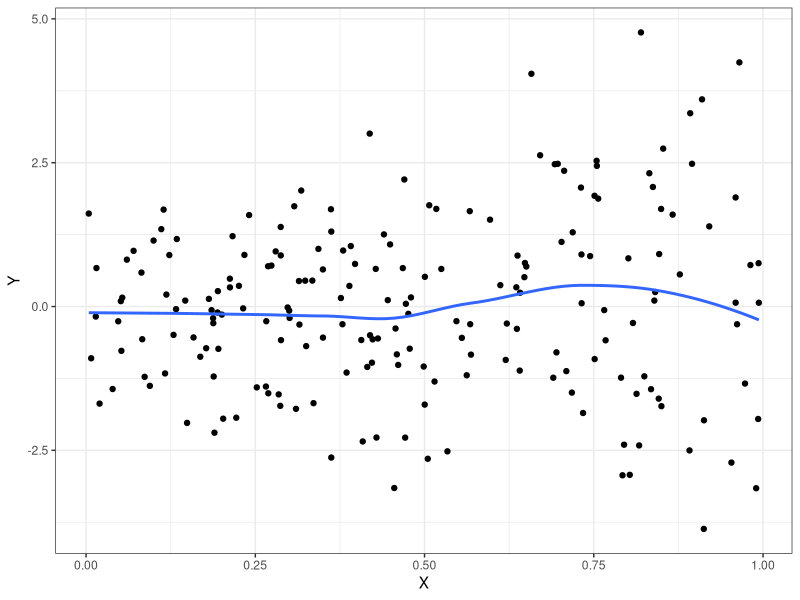
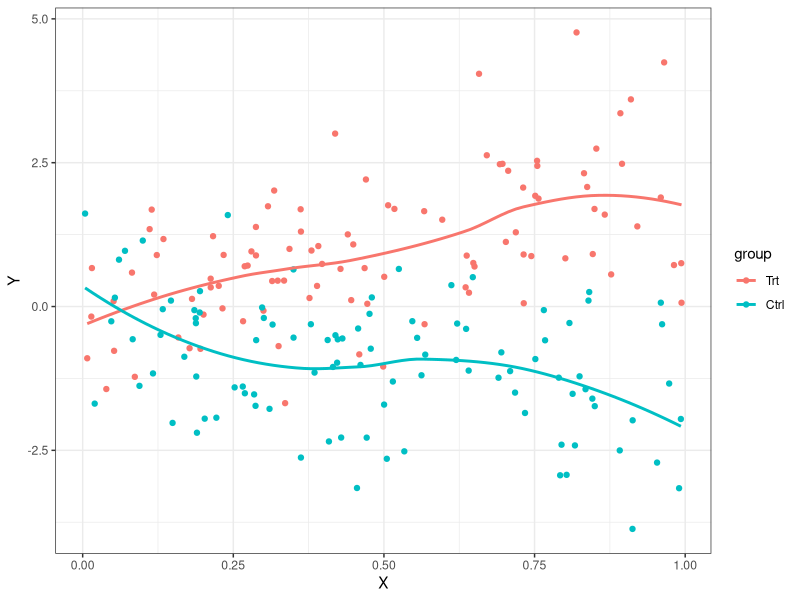
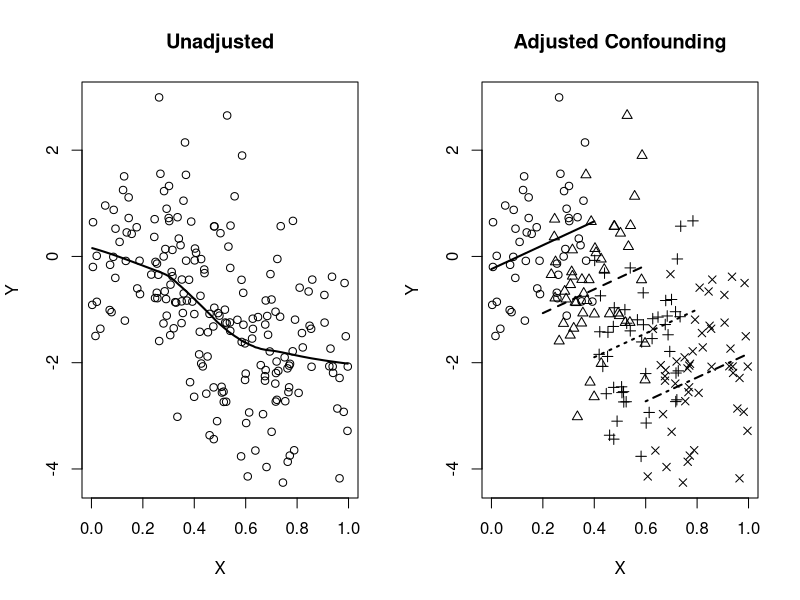
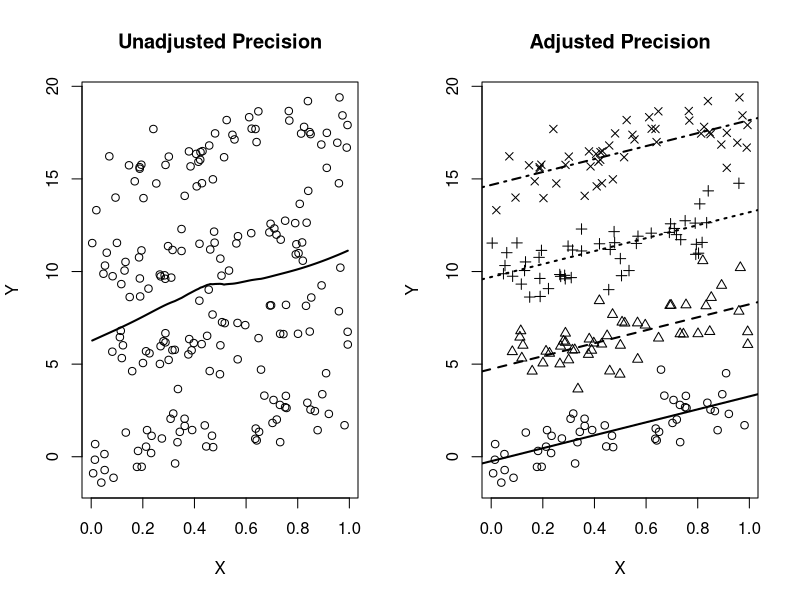

These figures' R source, in order:
## ---- chunk 1
library(ggplot2)
## ---- chunk 2
#| fig-cap: Unadjusted association between outcome and predictor shows a flat slope.
set.seed(1231)
n <- 200
grp <- rep(c(0,1),each=n/2)
X <- runif(n)
emplot <- data.frame(grp=grp,
                     X=X,
                     Y=.1*grp + 2*X -4*grp*X + rnorm(n)
)
emplot$group <- factor(emplot$grp, levels=0:1, labels=c("Trt","Ctrl"))
ggplot(emplot, aes(x=X, y=Y)) + geom_point() + geom_smooth(se=FALSE) + theme_bw()
## ---- chunk 3
#| fig-cap: Adjusted association between outcome and predictor shows an increasing slope in one group and a decreasing slope in the other.  This demonstrates effect modification of group.
ggplot(emplot, aes(x=X, y=Y, color=group, grp=group)) + geom_point() + geom_smooth(se=FALSE,) + theme_bw()
## ---- chunk 4
set.seed(1231)
n <- 200
grp <- rep(c(0:3), each=n/4)
X <- c(runif(n/4, 0,.4), runif(n/4, 0.2,.6), runif(n/4, .4,.8), runif(n/4, .6, 1))
Y <- X - grp + rnorm(n)

par(mfrow=c(1,2))
plot(X,Y, main="Unadjusted")
lines(lowess(Y~X), lwd=2)

plot(X,Y, pch=(grp+1), main="Adjusted Confounding")
m1 <- lm(Y~X + grp)
segments(x0=0  , x1=.4, y0=coef(m1)[1] + 0*coef(m1)[2],   y1=coef(m1)[1] + 0.4*coef(m1)[2], lwd=2)
segments(x0=0.2, x1=.6, y0=coef(m1)[1] + 0.2*coef(m1)[2]+ 1*coef(m1)[3], y1=coef(m1)[1] + 0.6*coef(m1)[2] + 1*coef(m1)[3], lty=2, lwd=2)
segments(x0=0.4, x1=.8, y0=coef(m1)[1] + 0.4*coef(m1)[2]+ 2*coef(m1)[3], y1=coef(m1)[1] + 0.8*coef(m1)[2] + 2*coef(m1)[3], lty=3, lwd=2)
segments(x0=0.6, x1= 1, y0=coef(m1)[1] + 0.6*coef(m1)[2]+ 3*coef(m1)[3], y1=coef(m1)[1] +   1*coef(m1)[2] + 3*coef(m1)[3], lty=4, lwd=2)
## ---- chunk 5
set.seed(1231)
n <- 200
grp <- rep(c(0:3), each=n/4)
X <- runif(n)
Y <- 3*X + 5*grp + rnorm(n)

par(mfrow=c(1,2))
plot(X,Y, main="Unadjusted Precision")
lines(lowess(Y~X), lwd=2)
plot(X,Y, main="Adjusted Precision", pch=(grp+1))
m2 <- lm(Y~X + grp)
abline(a=coef(m2)[1], b=coef(m2)[2], lwd=2)
abline(a=coef(m2)[1] + 1*coef(m2)[3], b=(coef(m2)[2]), lty=2, lwd=2)
abline(a=coef(m2)[1] + 2*coef(m2)[3], b=(coef(m2)[2]), lty=3, lwd=2)
abline(a=coef(m2)[1] + 3*coef(m2)[3], b=(coef(m2)[2]), lty=4, lwd=2)
